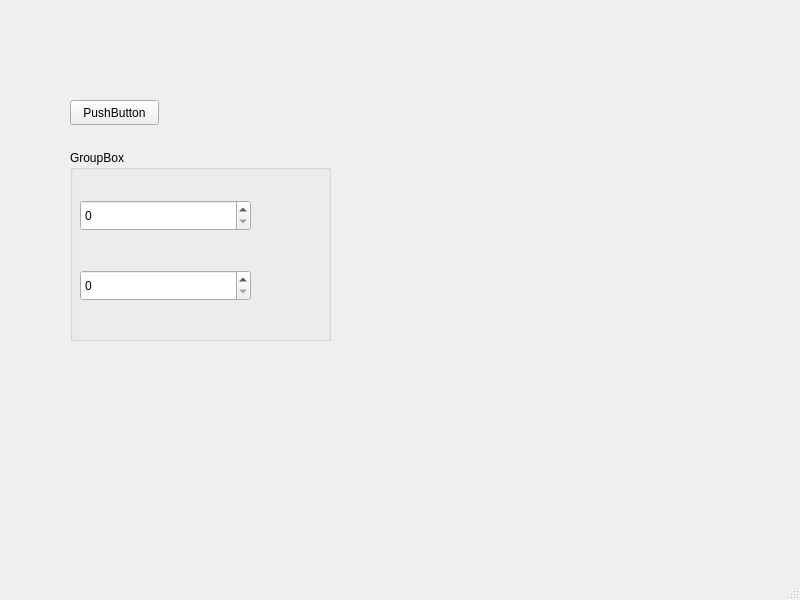
<?xml version="1.0" encoding="UTF-8"?>
<ui version="4.0">
 <class>MainWindow</class>
 <widget class="QMainWindow" name="MainWindow">
  <property name="geometry">
   <rect>
    <x>0</x>
    <y>0</y>
    <width>800</width>
    <height>600</height>
   </rect>
  </property>
  <property name="windowTitle">
   <string>MainWindow</string>
  </property>
  <widget class="QWidget" name="centralwidget">
   <widget class="QGroupBox" name="groupBox">
    <property name="geometry">
     <rect>
      <x>70</x>
      <y>150</y>
      <width>261</width>
      <height>191</height>
     </rect>
    </property>
    <property name="title">
     <string>GroupBox</string>
    </property>
    <widget class="QSpinBox" name="spinBox">
     <property name="geometry">
      <rect>
       <x>10</x>
       <y>120</y>
       <width>171</width>
       <height>31</height>
      </rect>
     </property>
    </widget>
    <widget class="QSpinBox" name="spinBox_2">
     <property name="geometry">
      <rect>
       <x>10</x>
       <y>50</y>
       <width>171</width>
       <height>31</height>
      </rect>
     </property>
    </widget>
   </widget>
   <widget class="QPushButton" name="pushButton">
    <property name="geometry">
     <rect>
      <x>70</x>
      <y>100</y>
      <width>89</width>
      <height>25</height>
     </rect>
    </property>
    <property name="text">
     <string>PushButton</string>
    </property>
   </widget>
   <widget class="mplwidget" name="widget" native="true">
    <property name="geometry">
     <rect>
      <x>340</x>
      <y>60</y>
      <width>371</width>
      <height>281</height>
     </rect>
    </property>
   </widget>
  </widget>
  <widget class="QMenuBar" name="menubar">
   <property name="geometry">
    <rect>
     <x>0</x>
     <y>0</y>
     <width>800</width>
     <height>22</height>
    </rect>
   </property>
  </widget>
  <widget class="QStatusBar" name="statusbar"/>
 </widget>
 <customwidgets>
  <customwidget>
   <class>mplwidget</class>
   <extends>QWidget</extends>
   <header>mplwidget.h</header>
   <container>1</container>
  </customwidget>
 </customwidgets>
 <resources/>
 <connections/>
</ui>
